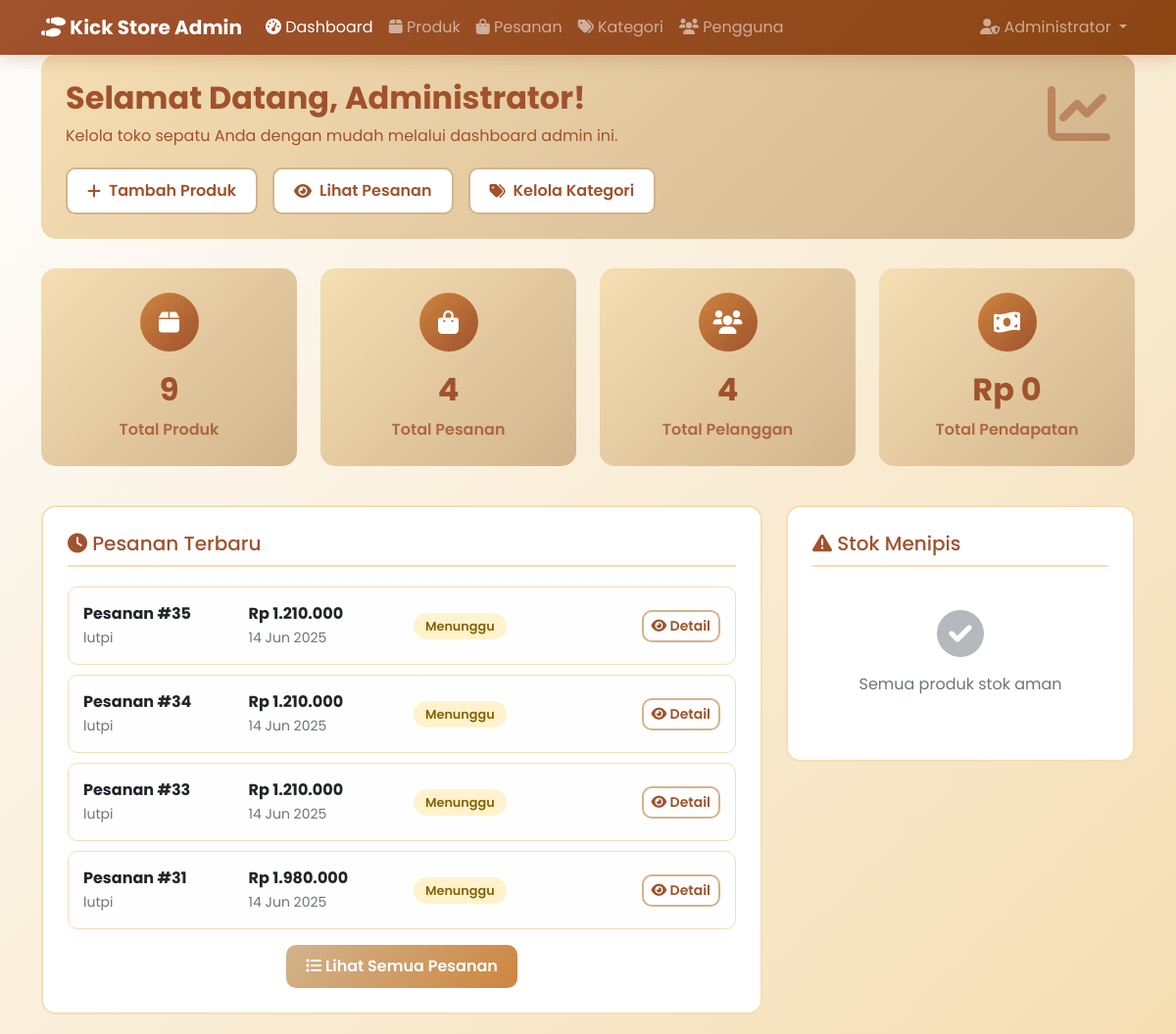
Page /admin/dashboard.php (signed in) on the committed database.
### tables this page shows
CREATE TABLE `orders` (
  `id` int NOT NULL,
  `user_id` int NOT NULL,
  `total_amount` decimal(10,2) NOT NULL,
  `subtotal` decimal(10,2) DEFAULT '0.00',
  `tax_amount` decimal(10,2) DEFAULT '0.00',
  `shipping_amount` decimal(10,2) DEFAULT '0.00',
  `status` enum('pending','confirmed','shipped','delivered','cancelled') DEFAULT 'pending',
  `payment_status` enum('pending','paid','failed') DEFAULT 'pending',
  `payment_method` varchar(50) DEFAULT NULL,
  `shipping_address` text,
  `notes` text,
  `created_at` timestamp NULL DEFAULT CURRENT_TIMESTAMP
);

CREATE TABLE `users` (
  `id` int NOT NULL,
  `username` varchar(50) NOT NULL,
  `email` varchar(100) NOT NULL,
  `password` varchar(255) NOT NULL,
  `full_name` varchar(100) NOT NULL,
  `phone` varchar(20) DEFAULT NULL,
  `address` text,
  `role` enum('buyer','admin') DEFAULT 'buyer',
  `created_at` timestamp NULL DEFAULT CURRENT_TIMESTAMP
);

### admin/dashboard.php (the view, shortened to what this page needs)
<?php
$database = new Database();
$db = $database->getConnection();
$stats = [];
$product_query = "SELECT COUNT(*) as total FROM products";
$product_stmt = $db->prepare($product_query);
$product_stmt->execute();
$stats['products'] = $product_stmt->fetch(PDO::FETCH_ASSOC)['total'];
$order_query = "SELECT COUNT(*) as total FROM orders";
$order_stmt = $db->prepare($order_query);
$order_stmt->execute();
$stats['orders'] = $order_stmt->fetch(PDO::FETCH_ASSOC)['total'];
$user_query = "SELECT COUNT(*) as total FROM users WHERE role = 'buyer'";
$user_stmt = $db->prepare($user_query);
$user_stmt->execute();
$stats['users'] = $user_stmt->fetch(PDO::FETCH_ASSOC)['total'];
$revenue_query = "SELECT SUM(total_amount) as total FROM orders WHERE payment_status = 'paid'";
$revenue_stmt = $db->prepare($revenue_query);
$revenue_stmt->execute();
$stats['revenue'] = $revenue_stmt->fetch(PDO::FETCH_ASSOC)['total'] ?? 0;
$recent_orders_query = "SELECT o.*, u.full_name
                        FROM orders o
                        JOIN users u ON o.user_id = u.id
                        ORDER BY o.created_at DESC
                        LIMIT 5";
$recent_orders_stmt = $db->prepare($recent_orders_query);
$recent_orders_stmt->execute();
$recent_orders = $recent_orders_stmt->fetchAll(PDO::FETCH_ASSOC);
$low_stock_query = "SELECT * FROM products WHERE stock <= 5 AND status = 'active' ORDER BY stock ASC LIMIT 5";
$low_stock_stmt = $db->prepare($low_stock_query);
$low_stock_stmt->execute();
$low_stock_products = $low_stock_stmt->fetchAll(PDO::FETCH_ASSOC);
?>
<!DOCTYPE html>
<html lang="id">
<head>
    <link href="https://cdn.jsdelivr.net/npm/bootstrap@5.1.3/dist/css/bootstrap.min.css" rel="stylesheet">
    <link href="https://cdnjs.cloudflare.com/ajax/libs/font-awesome/6.0.0/css/all.min.css" rel="stylesheet">
</head>
<body>
    <nav class="navbar navbar-expand-lg navbar-dark">
        <div class="container">
            <a class="navbar-brand fw-bold" href="dashboard.php">
                <i class="fas fa-shoe-prints"></i> Kick Store Admin
            </a>
            <div class="collapse navbar-collapse" id="navbarNav">
                <ul class="navbar-nav me-auto">
                    <li class="nav-item">
                        <a class="nav-link active" href="dashboard.php">
                            <i class="fas fa-tachometer-alt"></i> Dashboard
                        </a>
                    </li>
                    <li class="nav-item">
                        <a class="nav-link" href="products.php">
                            <i class="fas fa-box"></i> Produk
                        </a>
                    </li>
                    <li class="nav-item">
                        <a class="nav-link" href="orders.php">
                            <i class="fas fa-shopping-bag"></i> Pesanan
                        </a>
                    </li>
                    <li class="nav-item">
                        <a class="nav-link" href="categories.php">
                            <i class="fas fa-tags"></i> Kategori
                        </a>
                    </li>
                    <li class="nav-item">
                        <a class="nav-link" href="users.php">
                            <i class="fas fa-users"></i> Pengguna
                        </a>
                    </li>
                </ul>
                <ul class="navbar-nav">
                    <li class="nav-item dropdown">
                        <a class="nav-link dropdown-toggle" href="#" role="button" data-bs-toggle="dropdown">
                            <i class="fas fa-user-shield"></i> <?php echo $_SESSION['full_name']; ?>
                        </a>
                    </li>
                </ul>
            </div>
        </div>
    </nav>
    <div class="container">
        <div class="welcome-section">
            <div class="row align-items-center">
                <div class="col-md-8">
                    <h2 class="fw-bold mb-2">Selamat Datang, <?php echo $_SESSION['full_name']; ?>!</h2>
                    <p class="mb-0">Kelola toko sepatu Anda dengan mudah melalui dashboard admin ini.</p>
                </div>
                <div class="col-md-4 text-end">
                    <i class="fas fa-chart-line fa-4x opacity-50"></i>
                </div>
            </div>
            <div class="quick-actions">
                <a href="products.php?action=add" class="quick-action-btn">
                    <i class="fas fa-plus"></i> Tambah Produk
                </a>
                <a href="orders.php" class="quick-action-btn">
                    <i class="fas fa-eye"></i> Lihat Pesanan
                </a>
                <a href="categories.php" class="quick-action-btn">
                    <i class="fas fa-tags"></i> Kelola Kategori
                </a>
            </div>
        </div>
        <div class="row mb-4">
            <div class="col-lg-3 col-md-6 mb-3">
                <div class="stat-card">
                    <div class="stat-icon">
                        <i class="fas fa-box"></i>
                    </div>
                    <div class="stat-number"><?php echo number_format($stats['products']); ?></div>
                    <div class="stat-label">Total Produk</div>
                </div>
            </div>
            <div class="col-lg-3 col-md-6 mb-3">
                <div class="stat-card">
                    <div class="stat-icon">
                        <i class="fas fa-shopping-bag"></i>
                    </div>
                    <div class="stat-number"><?php echo number_format($stats['orders']); ?></div>
                    <div class="stat-label">Total Pesanan</div>
                </div>
            </div>
            <div class="col-lg-3 col-md-6 mb-3">
                <div class="stat-card">
                    <div class="stat-icon">
                        <i class="fas fa-users"></i>
                    </div>
                    <div class="stat-number"><?php echo number_format($stats['users']); ?></div>
                    <div class="stat-label">Total Pelanggan</div>
                </div>
            </div>
            <div class="col-lg-3 col-md-6 mb-3">
                <div class="stat-card">
                    <div class="stat-icon">
                        <i class="fas fa-money-bill-wave"></i>
                    </div>
                    <div class="stat-number">Rp <?php echo number_format($stats['revenue'], 0, ',', '.'); ?></div>
                    <div class="stat-label">Total Pendapatan</div>
                </div>
            </div>
        </div>
        <div class="row">
            <div class="col-lg-8">
                <div class="recent-orders-card">
                    <h5 class="section-title">
                        <i class="fas fa-clock"></i> Pesanan Terbaru
                    </h5>
                    <?php if (empty($recent_orders)): ?>
                        <div class="text-center py-4 text-muted">
                            <i class="fas fa-inbox fa-3x mb-3 opacity-50"></i>
                            <p>Belum ada pesanan</p>
                        </div>
                    <?php else: ?>
                        <?php foreach ($recent_orders as $order): ?>
                            <div class="order-item">
                                <div class="row align-items-center">
                                    <div class="col-md-3">
                                        <strong>Pesanan #<?php echo $order['id']; ?></strong><br>
                                        <small class="text-muted"><?php echo htmlspecialchars($order['full_name']); ?></small>
                                    </div>
                                    <div class="col-md-3">
                                        <strong>Rp <?php echo number_format($order['total_amount'], 0, ',', '.'); ?></strong><br>
                                        <small class="text-muted"><?php echo date('d M Y', strtotime($order['created_at'])); ?></small>
                                    </div>
                                    <div class="col-md-3">
                                        <span class="status-badge status-<?php echo $order['status']; ?>">
                                            <?php
                                            $status_text = [
                                                'pending' => 'Menunggu',
                                                'confirmed' => 'Dikonfirmasi',
                                                'shipped' => 'Dikirim',
                                                'delivered' => 'Terkirim',
                                                'cancelled' => 'Dibatalkan'
                                            ];
                                            echo $status_text[$order['status']] ?? ucfirst($order['status']);
                                            ?>
                                        </span>
                                    </div>
                                    <div class="col-md-3 text-end">
                                        <a href="order_details.php?id=<?php echo $order['id']; ?>" class="btn btn-sm btn-outline-primary">
                                            <i class="fas fa-eye"></i> Detail
                                        </a>
                                    </div>
                                </div>
                            </div>
                        <?php endforeach; ?>
                        <div class="text-center mt-3">
                            <a href="orders.php" class="btn btn-primary">
                                <i class="fas fa-list"></i> Lihat Semua Pesanan
                            </a>
                        </div>
                    <?php endif; ?>
                </div>
            </div>
            <div class="col-lg-4">
                <div class="low-stock-card">
                    <h5 class="section-title">
                        <i class="fas fa-exclamation-triangle"></i> Stok Menipis
                    </h5>
                    <?php if (empty($low_stock_products)): ?>
                        <div class="text-center py-4 text-muted">
                            <i class="fas fa-check-circle fa-3x mb-3 opacity-50"></i>
                            <p>Semua produk stok aman</p>
                        </div>
                    <?php endif; ?>
                </div>
            </div>
        </div>
    </div>
</body>
</html>

### admin/dashboard.php (style rules this page uses)
* { font-family: 'Poppins', sans-serif; }
body { background: linear-gradient(135deg, #FEFEFE 0%, #F5DEB3 100%); min-height: 100vh; }
.navbar { background: linear-gradient(135deg, #A0522D 0%, #8B4513 100%) !important; box-shadow: 0 2px 20px rgba(160, 82, 45, 0.3); }
.stat-card { background: linear-gradient(135deg, #F5DEB3 0%, #D2B48C 100%); border-radius: 15px; padding: 25px; color: #A0522D; text-align: center; transition: all 0.3s ease; border: none; height: 100%; }
.stat-icon { width: 60px; height: 60px; background: linear-gradient(135deg, #CD853F 0%, #A0522D 100%); border-radius: 50%; display: flex; align-items: center; justify-content: center; margin: 0 auto 15px; color: white; font-size: 1.5rem; }
.stat-number { font-size: 2rem; font-weight: 700; margin-bottom: 5px; }
.stat-label { font-weight: 600; opacity: 0.8; }
.recent-orders-card, .low-stock-card { background: white; border: 2px solid #F5DEB3; border-radius: 15px; padding: 25px; margin-bottom: 20px; }
.section-title { color: #A0522D; border-bottom: 2px solid #F5DEB3; padding-bottom: 10px; margin-bottom: 20px; }
.order-item, .product-item { background: #FEFEFE; border: 1px solid #F5DEB3; border-radius: 10px; padding: 15px; margin-bottom: 10px; transition: all 0.3s ease; }
.status-badge { padding: 5px 12px; border-radius: 15px; font-weight: 600; font-size: 0.8rem; }
.status-pending { background: #fff3cd; color: #856404; }
.btn-primary { background: linear-gradient(135deg, #D2B48C 0%, #CD853F 100%); border: none; border-radius: 10px; padding: 10px 20px; font-weight: 600; transition: all 0.3s ease; }
.btn-outline-primary { border: 2px solid #D2B48C; color: #A0522D; border-radius: 10px; font-weight: 600; }
.welcome-section { background: linear-gradient(135deg, #F5DEB3 0%, #D2B48C 100%); border-radius: 15px; padding: 25px; margin-bottom: 30px; color: #A0522D; }
.quick-actions { display: flex; gap: 15px; flex-wrap: wrap; margin-top: 20px; }
.quick-action-btn { background: white; border: 2px solid #D2B48C; color: #A0522D; border-radius: 10px; padding: 10px 20px; text-decoration: none; font-weight: 600; transition: all 0.3s ease; display: flex; align-items: center; gap: 8px; }

### rows in the picture
orders: id "35", user.full_name "lutpi", total_amount "1.210.000", created_at "14 Jun 2025", status "Menunggu"
orders: id "34", user.full_name "lutpi", total_amount "1.210.000", created_at "14 Jun 2025", status "Menunggu"
orders: id "33", user.full_name "lutpi", total_amount "1.210.000", created_at "14 Jun 2025", status "Menunggu"
orders: id "31", user.full_name "lutpi", total_amount "1.980.000", created_at "14 Jun 2025", status "Menunggu"

### other values in the picture
$_SESSION['full_name'] "Administrator"
$stats['products'] "9"
$stats['orders'] "4"
$stats['users'] "4"
$stats['revenue'] "0"
